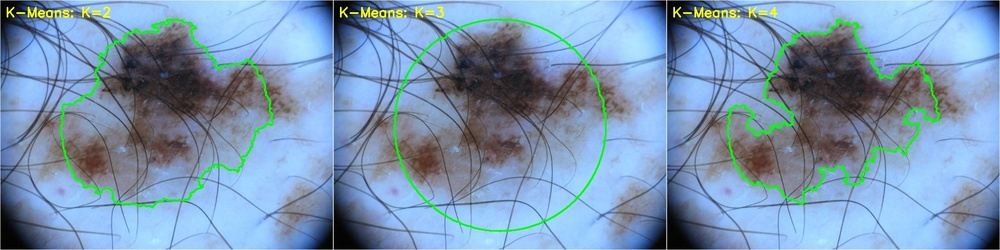
#> input picture src/kmeans_sweep_report.jpg, 1000 x 250 px, shrunk from 1800 x 450 before the run
$ python -i segmentation.py   (imports and definitions only)
#> lines starting #> are read from the running program, lines starting #| are printed output that depends on the picture; after the words box and inside, x2 and y2 are one past the last pixel; in counts of white or black regions, pixels touching at a corner belong together
import cv2
import numpy as np
from skimage.segmentation import morphological_chan_vese

def get_otsu_mask(gray_image):
    """
    Tạo mặt nạ thô bằng thuật toán Otsu và làm sạch bằng hình thái học.
    Đây sẽ là điểm xuất phát (Initial Level Set) cho thuật toán Snakes.
    """


    _, mask_otsu = cv2.threshold(gray_image, 0, 255, cv2.THRESH_BINARY_INV + cv2.THRESH_OTSU)


    kernel_open = cv2.getStructuringElement(cv2.MORPH_ELLIPSE, (5, 5))
    mask_cleaned = cv2.morphologyEx(mask_otsu, cv2.MORPH_OPEN, kernel_open)


    kernel_close = cv2.getStructuringElement(cv2.MORPH_ELLIPSE, (15, 15))
    mask_cleaned = cv2.morphologyEx(mask_cleaned, cv2.MORPH_CLOSE, kernel_close)

    return mask_cleaned


# [103 lines left out: functions get_snakes_mask, get_kmeans_mask, not called in this run]

>>> import cv2
>>> picture = cv2.imread('kmeans_sweep_report.jpg', cv2.IMREAD_GRAYSCALE)
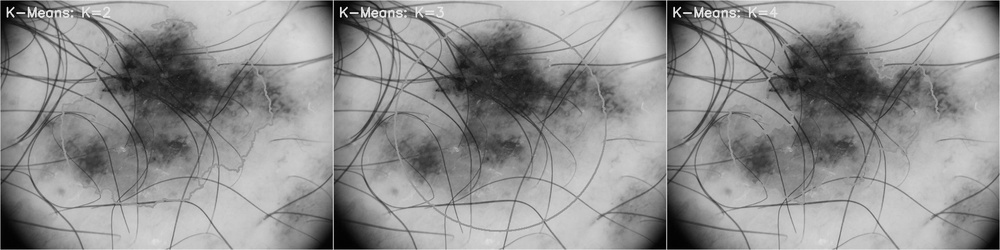
#> picture: shape (250, 1000); min 0, max 238, mean 145.1
>>> result = get_otsu_mask(picture)
#> in get_otsu_mask, `_, mask_otsu = cv2.threshold(gray_image, 0, 255, cv2.THRESH_BINARY_INV..`:
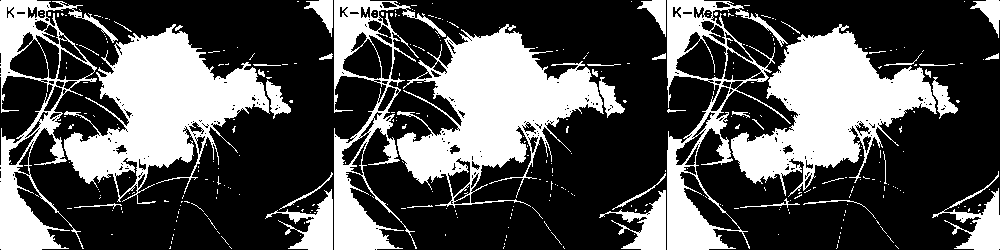
#> mask_otsu: shape (250, 1000); 32.7% white; 346 white regions (305 under 20 px), largest, box (x1, y1, x2, y2) and area: (397, 24, 604, 208) 16834, (64, 24, 270, 204) 16352, (731, 24, 937, 197) 15785
#> in get_otsu_mask, `mask_cleaned = cv2.morphologyEx(mask_otsu, cv2.MORPH_OPEN, kernel_open)`:
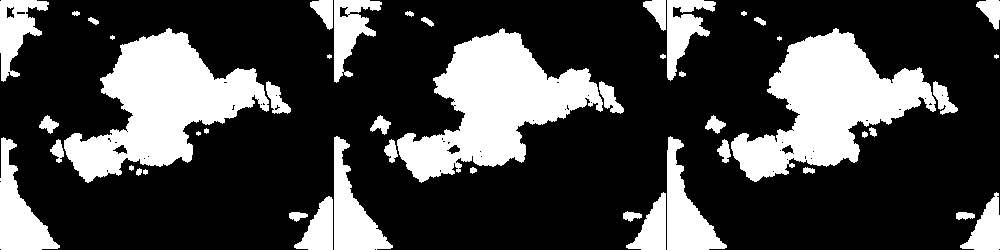
#> mask_cleaned: shape (250, 1000); 26.7% white; 48 white regions (5 under 20 px), largest, box (x1, y1, x2, y2) and area: (397, 28, 603, 183) 14685, (731, 28, 936, 182) 14610, (64, 28, 269, 183) 14587
#> in get_otsu_mask, `mask_cleaned = cv2.morphologyEx(mask_cleaned, cv2.MORPH_CLOSE, kernel_..`:
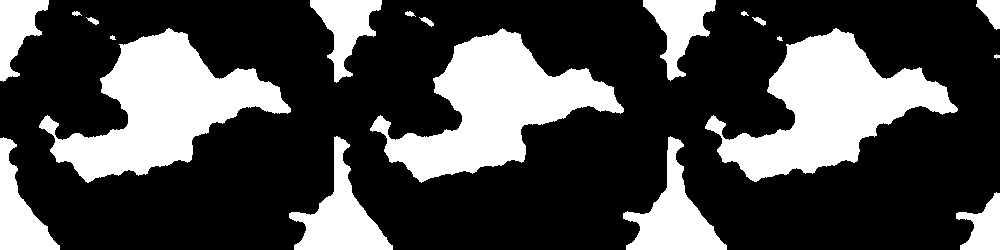
#> mask_cleaned: shape (250, 1000); 28.7% white; 20 white regions, largest, box (x1, y1, x2, y2) and area: (705, 28, 958, 182) 16720, (39, 28, 291, 183) 16682, (370, 28, 624, 183) 16401
